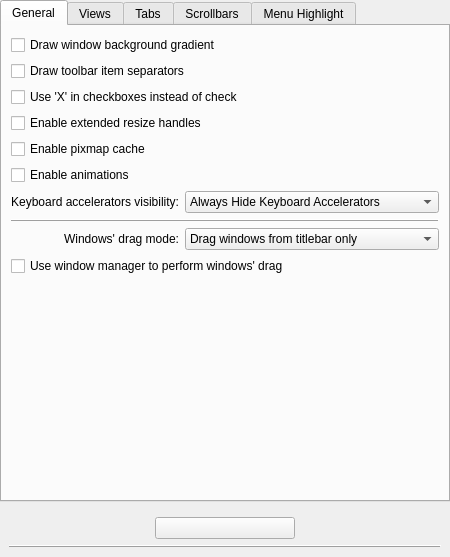
<?xml version="1.0" encoding="UTF-8"?>
<ui version="4.0">
 <class>OxygenStyleConfig</class>
 <widget class="QWidget" name="OxygenStyleConfig">
  <property name="geometry">
   <rect>
    <x>0</x>
    <y>0</y>
    <width>450</width>
    <height>557</height>
   </rect>
  </property>
  <property name="sizePolicy">
   <sizepolicy hsizetype="Preferred" vsizetype="Preferred">
    <horstretch>0</horstretch>
    <verstretch>0</verstretch>
   </sizepolicy>
  </property>
  <property name="minimumSize">
   <size>
    <width>450</width>
    <height>200</height>
   </size>
  </property>
  <property name="windowTitle">
   <string>Dialog</string>
  </property>
  <layout class="QVBoxLayout" name="verticalLayout">
   <property name="margin">
    <number>0</number>
   </property>
   <item>
    <widget class="QTabWidget" name="tabWidget">
     <property name="sizePolicy">
      <sizepolicy hsizetype="Expanding" vsizetype="Expanding">
       <horstretch>0</horstretch>
       <verstretch>0</verstretch>
      </sizepolicy>
     </property>
     <property name="currentIndex">
      <number>0</number>
     </property>
     <widget class="QWidget" name="tab_1">
      <attribute name="title">
       <string>General</string>
      </attribute>
      <layout class="QVBoxLayout" name="verticalLayout_3">
       <item>
        <widget class="QCheckBox" name="_useBackgroundGradient">
         <property name="text">
          <string>Draw window background gradient</string>
         </property>
        </widget>
       </item>
       <item>
        <widget class="QCheckBox" name="_toolBarDrawItemSeparator">
         <property name="text">
          <string>Draw toolbar item separators</string>
         </property>
        </widget>
       </item>
       <item>
        <widget class="QCheckBox" name="_checkDrawX">
         <property name="text">
          <string>Use 'X' in checkboxes instead of check</string>
         </property>
        </widget>
       </item>
       <item>
        <widget class="QCheckBox" name="_splitterProxyEnabled">
         <property name="text">
          <string>Enable extended resize handles</string>
         </property>
        </widget>
       </item>
       <item>
        <widget class="QCheckBox" name="_cacheEnabled">
         <property name="text">
          <string>Enable pixmap cache</string>
         </property>
        </widget>
       </item>
       <item>
        <widget class="QCheckBox" name="_animationsEnabled">
         <property name="text">
          <string>Enable animations</string>
         </property>
        </widget>
       </item>
       <item>
        <layout class="QGridLayout" name="gridLayout_6">
         <item row="3" column="0">
          <widget class="QLabel" name="label_3">
           <property name="sizePolicy">
            <sizepolicy hsizetype="Preferred" vsizetype="Preferred">
             <horstretch>0</horstretch>
             <verstretch>0</verstretch>
            </sizepolicy>
           </property>
           <property name="text">
            <string>Windows' drag mode:</string>
           </property>
           <property name="alignment">
            <set>Qt::AlignRight|Qt::AlignTrailing|Qt::AlignVCenter</set>
           </property>
           <property name="buddy">
            <cstring>_windowDragMode</cstring>
           </property>
          </widget>
         </item>
         <item row="3" column="1">
          <widget class="KComboBox" name="_windowDragMode">
           <item>
            <property name="text">
             <string>Drag windows from titlebar only</string>
            </property>
           </item>
           <item>
            <property name="text">
             <string>Drag windows from titlebar, menubar and toolbars</string>
            </property>
           </item>
           <item>
            <property name="text">
             <string>Drag windows from all empty areas</string>
            </property>
           </item>
          </widget>
         </item>
         <item row="0" column="0">
          <widget class="QLabel" name="_mnemonicsLabel">
           <property name="text">
            <string>Keyboard accelerators visibility:</string>
           </property>
           <property name="alignment">
            <set>Qt::AlignRight|Qt::AlignTrailing|Qt::AlignVCenter</set>
           </property>
          </widget>
         </item>
         <item row="2" column="0" colspan="2">
          <widget class="QFrame" name="frame">
           <property name="frameShape">
            <enum>QFrame::HLine</enum>
           </property>
           <property name="frameShadow">
            <enum>QFrame::Raised</enum>
           </property>
          </widget>
         </item>
         <item row="0" column="1">
          <widget class="KComboBox" name="_mnemonicsMode">
           <item>
            <property name="text">
             <string>Always Hide Keyboard Accelerators</string>
            </property>
           </item>
           <item>
            <property name="text">
             <string>Show Keyboard Accelerators When Needed</string>
            </property>
           </item>
           <item>
            <property name="text">
             <string>Always Show Keyboard Accelerators</string>
            </property>
           </item>
          </widget>
         </item>
        </layout>
       </item>
       <item>
        <widget class="QCheckBox" name="_useWMMoveResize">
         <property name="text">
          <string>Use window manager to perform windows' drag</string>
         </property>
        </widget>
       </item>
       <item>
        <spacer name="verticalSpacer_4">
         <property name="orientation">
          <enum>Qt::Vertical</enum>
         </property>
         <property name="sizeHint" stdset="0">
          <size>
           <width>20</width>
           <height>40</height>
          </size>
         </property>
        </spacer>
       </item>
      </layout>
     </widget>
     <widget class="QWidget" name="tab_2">
      <attribute name="title">
       <string>Views</string>
      </attribute>
      <layout class="QGridLayout" name="gridLayout_5">
       <item row="0" column="0" colspan="2">
        <widget class="QCheckBox" name="_viewDrawFocusIndicator">
         <property name="text">
          <string>Draw focus indicator</string>
         </property>
        </widget>
       </item>
       <item row="1" column="0" colspan="2">
        <widget class="QCheckBox" name="_viewDrawTreeBranchLines">
         <property name="text">
          <string>Draw tree branch lines</string>
         </property>
        </widget>
       </item>
       <item row="2" column="0" colspan="2">
        <widget class="QCheckBox" name="_viewDrawTriangularExpander">
         <property name="text">
          <string>Use triangle tree expander instead of +/-</string>
         </property>
        </widget>
       </item>
       <item row="3" column="0">
        <spacer name="horizontalSpacer_5">
         <property name="orientation">
          <enum>Qt::Horizontal</enum>
         </property>
         <property name="sizeType">
          <enum>QSizePolicy::Fixed</enum>
         </property>
         <property name="sizeHint" stdset="0">
          <size>
           <width>25</width>
           <height>20</height>
          </size>
         </property>
        </spacer>
       </item>
       <item row="3" column="1">
        <widget class="QWidget" name="_viewsExpertWidget" native="true">
         <layout class="QHBoxLayout" name="horizontalLayout">
          <property name="margin">
           <number>0</number>
          </property>
          <item>
           <widget class="QLabel" name="label_4">
            <property name="text">
             <string>Triangle size:</string>
            </property>
            <property name="buddy">
             <cstring>_viewTriangularExpanderSize</cstring>
            </property>
           </widget>
          </item>
          <item>
           <widget class="KComboBox" name="_viewTriangularExpanderSize">
            <item>
             <property name="text">
              <string comment="triangle size">Tiny</string>
             </property>
            </item>
            <item>
             <property name="text">
              <string comment="triangle size">Small</string>
             </property>
            </item>
            <item>
             <property name="text">
              <string comment="triangle size">Normal</string>
             </property>
            </item>
           </widget>
          </item>
          <item>
           <spacer name="horizontalSpacer_3">
            <property name="orientation">
             <enum>Qt::Horizontal</enum>
            </property>
            <property name="sizeHint" stdset="0">
             <size>
              <width>40</width>
              <height>20</height>
             </size>
            </property>
           </spacer>
          </item>
         </layout>
        </widget>
       </item>
       <item row="4" column="0" colspan="2">
        <spacer name="verticalSpacer_3">
         <property name="orientation">
          <enum>Qt::Vertical</enum>
         </property>
         <property name="sizeHint" stdset="0">
          <size>
           <width>259</width>
           <height>70</height>
          </size>
         </property>
        </spacer>
       </item>
      </layout>
     </widget>
     <widget class="QWidget" name="tab_3">
      <attribute name="title">
       <string>Tabs</string>
      </attribute>
      <layout class="QGridLayout" name="gridLayout_2">
       <item row="3" column="0">
        <spacer name="verticalSpacer_2">
         <property name="orientation">
          <enum>Qt::Vertical</enum>
         </property>
         <property name="sizeHint" stdset="0">
          <size>
           <width>20</width>
           <height>40</height>
          </size>
         </property>
        </spacer>
       </item>
       <item row="1" column="0">
        <widget class="QRadioButton" name="_tabStyleSingle">
         <property name="text">
          <string comment="Renders each inactive tab in a tabbar as separate darker slab">Single</string>
         </property>
        </widget>
       </item>
       <item row="2" column="0">
        <widget class="QRadioButton" name="_tabStylePlain">
         <property name="text">
          <string comment="Renders inactive tabs in a tabbar as a unique darker slab">Plain</string>
         </property>
        </widget>
       </item>
       <item row="0" column="0">
        <widget class="QLabel" name="label_2">
         <property name="text">
          <string>Inactive tabs style:</string>
         </property>
        </widget>
       </item>
      </layout>
     </widget>
     <widget class="QWidget" name="tab_4">
      <attribute name="title">
       <string>Scrollbars</string>
      </attribute>
      <layout class="QVBoxLayout" name="verticalLayout_2">
       <item>
        <layout class="QHBoxLayout" name="horizontalLayout_3">
         <item>
          <widget class="QLabel" name="label">
           <property name="text">
            <string>Scrollbar width:</string>
           </property>
           <property name="alignment">
            <set>Qt::AlignRight|Qt::AlignTrailing|Qt::AlignVCenter</set>
           </property>
           <property name="buddy">
            <cstring>_scrollBarWidthSlider</cstring>
           </property>
          </widget>
         </item>
         <item>
          <widget class="QSlider" name="_scrollBarWidthSlider">
           <property name="minimum">
            <number>10</number>
           </property>
           <property name="maximum">
            <number>30</number>
           </property>
           <property name="pageStep">
            <number>5</number>
           </property>
           <property name="orientation">
            <enum>Qt::Horizontal</enum>
           </property>
           <property name="tickPosition">
            <enum>QSlider::TicksBelow</enum>
           </property>
           <property name="tickInterval">
            <number>5</number>
           </property>
          </widget>
         </item>
         <item>
          <widget class="QSpinBox" name="_scrollBarWidth">
           <property name="alignment">
            <set>Qt::AlignRight|Qt::AlignTrailing|Qt::AlignVCenter</set>
           </property>
           <property name="suffix">
            <string>px</string>
           </property>
           <property name="minimum">
            <number>10</number>
           </property>
           <property name="maximum">
            <number>30</number>
           </property>
          </widget>
         </item>
         <item>
          <spacer name="horizontalSpacer_2">
           <property name="orientation">
            <enum>Qt::Horizontal</enum>
           </property>
           <property name="sizeHint" stdset="0">
            <size>
             <width>40</width>
             <height>20</height>
            </size>
           </property>
          </spacer>
         </item>
        </layout>
       </item>
       <item>
        <layout class="QGridLayout" name="gridLayout_4">
         <item row="0" column="0">
          <widget class="QLabel" name="label_5">
           <property name="text">
            <string>Top arrow button type:</string>
           </property>
           <property name="alignment">
            <set>Qt::AlignRight|Qt::AlignTrailing|Qt::AlignVCenter</set>
           </property>
          </widget>
         </item>
         <item row="1" column="0">
          <widget class="QLabel" name="label_6">
           <property name="text">
            <string>Bottom arrow button type:</string>
           </property>
           <property name="alignment">
            <set>Qt::AlignRight|Qt::AlignTrailing|Qt::AlignVCenter</set>
           </property>
          </widget>
         </item>
         <item row="0" column="1">
          <widget class="KComboBox" name="_scrollBarSubLineButtons">
           <item>
            <property name="text">
             <string>No buttons</string>
            </property>
           </item>
           <item>
            <property name="text">
             <string>One button</string>
            </property>
           </item>
           <item>
            <property name="text">
             <string>Two buttons</string>
            </property>
           </item>
          </widget>
         </item>
         <item row="0" column="2">
          <spacer name="horizontalSpacer">
           <property name="orientation">
            <enum>Qt::Horizontal</enum>
           </property>
           <property name="sizeHint" stdset="0">
            <size>
             <width>40</width>
             <height>20</height>
            </size>
           </property>
          </spacer>
         </item>
         <item row="1" column="1">
          <widget class="KComboBox" name="_scrollBarAddLineButtons">
           <item>
            <property name="text">
             <string>No button</string>
            </property>
           </item>
           <item>
            <property name="text">
             <string>One button</string>
            </property>
           </item>
           <item>
            <property name="text">
             <string>Two buttons</string>
            </property>
           </item>
          </widget>
         </item>
        </layout>
       </item>
       <item>
        <spacer name="verticalSpacer">
         <property name="orientation">
          <enum>Qt::Vertical</enum>
         </property>
         <property name="sizeHint" stdset="0">
          <size>
           <width>20</width>
           <height>40</height>
          </size>
         </property>
        </spacer>
       </item>
      </layout>
     </widget>
     <widget class="QWidget" name="tab_5">
      <attribute name="title">
       <string>Menu Highlight</string>
      </attribute>
      <layout class="QGridLayout" name="gridLayout_3">
       <item row="0" column="0">
        <widget class="QRadioButton" name="_menuHighlightDark">
         <property name="text">
          <string>Use dark color</string>
         </property>
        </widget>
       </item>
       <item row="1" column="0">
        <widget class="QRadioButton" name="_menuHighlightStrong">
         <property name="text">
          <string>Use selection color (plain)</string>
         </property>
        </widget>
       </item>
       <item row="2" column="0">
        <widget class="QRadioButton" name="_menuHighlightSubtle">
         <property name="text">
          <string>Use selection color (subtle)</string>
         </property>
        </widget>
       </item>
       <item row="3" column="0">
        <spacer name="verticalSpacer_5">
         <property name="orientation">
          <enum>Qt::Vertical</enum>
         </property>
         <property name="sizeHint" stdset="0">
          <size>
           <width>20</width>
           <height>40</height>
          </size>
         </property>
        </spacer>
       </item>
      </layout>
     </widget>
    </widget>
   </item>
   <item>
    <widget class="QWidget" name="_expertModeContainer" native="true">
     <layout class="QGridLayout" name="gridLayout">
      <item row="0" column="1">
       <widget class="QPushButton" name="_expertModeButton">
        <property name="text">
         <string/>
        </property>
       </widget>
      </item>
      <item row="1" column="0" colspan="3">
       <widget class="QFrame" name="frame_2">
        <property name="frameShape">
         <enum>QFrame::HLine</enum>
        </property>
        <property name="frameShadow">
         <enum>QFrame::Raised</enum>
        </property>
       </widget>
      </item>
     </layout>
    </widget>
   </item>
  </layout>
 </widget>
 <customwidgets>
  <customwidget>
   <class>KComboBox</class>
   <extends>QComboBox</extends>
   <header>kcombobox.h</header>
  </customwidget>
 </customwidgets>
 <tabstops>
  <tabstop>tabWidget</tabstop>
  <tabstop>_toolBarDrawItemSeparator</tabstop>
  <tabstop>_checkDrawX</tabstop>
  <tabstop>_cacheEnabled</tabstop>
  <tabstop>_animationsEnabled</tabstop>
  <tabstop>_mnemonicsMode</tabstop>
  <tabstop>_windowDragMode</tabstop>
  <tabstop>_useWMMoveResize</tabstop>
  <tabstop>_expertModeButton</tabstop>
  <tabstop>_viewDrawFocusIndicator</tabstop>
  <tabstop>_viewDrawTreeBranchLines</tabstop>
  <tabstop>_viewDrawTriangularExpander</tabstop>
  <tabstop>_viewTriangularExpanderSize</tabstop>
  <tabstop>_tabStyleSingle</tabstop>
  <tabstop>_tabStylePlain</tabstop>
  <tabstop>_scrollBarWidthSlider</tabstop>
  <tabstop>_scrollBarWidth</tabstop>
  <tabstop>_scrollBarSubLineButtons</tabstop>
  <tabstop>_scrollBarAddLineButtons</tabstop>
  <tabstop>_menuHighlightDark</tabstop>
  <tabstop>_menuHighlightStrong</tabstop>
  <tabstop>_menuHighlightSubtle</tabstop>
 </tabstops>
 <resources/>
 <connections>
  <connection>
   <sender>_viewDrawTriangularExpander</sender>
   <signal>toggled(bool)</signal>
   <receiver>label_4</receiver>
   <slot>setEnabled(bool)</slot>
   <hints>
    <hint type="sourcelabel">
     <x>59</x>
     <y>93</y>
    </hint>
    <hint type="destinationlabel">
     <x>59</x>
     <y>112</y>
    </hint>
   </hints>
  </connection>
  <connection>
   <sender>_viewDrawTriangularExpander</sender>
   <signal>toggled(bool)</signal>
   <receiver>_viewTriangularExpanderSize</receiver>
   <slot>setEnabled(bool)</slot>
   <hints>
    <hint type="sourcelabel">
     <x>144</x>
     <y>88</y>
    </hint>
    <hint type="destinationlabel">
     <x>144</x>
     <y>104</y>
    </hint>
   </hints>
  </connection>
 </connections>
</ui>
